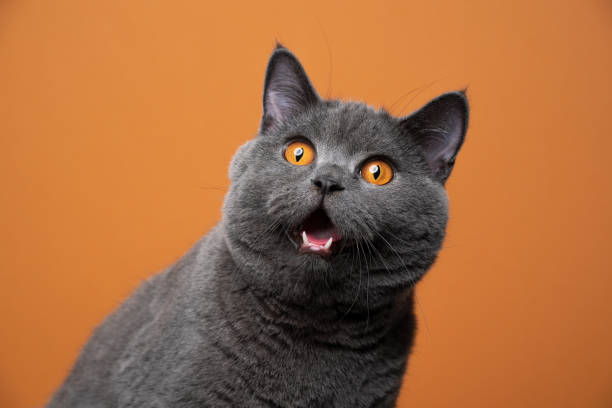
#> input picture Photos/Cat.jpg, 612 x 408 px
$ python DifferencesBetweenNormalizationAndStandardization.py
#> lines starting #> are read from the running program, lines starting #| are printed output that depends on the picture
import cv2
import numpy as np
import matplotlib.pyplot as plt

def normalize_image(image):
    # Normalization scales pixel values to the range [0, 1]
    normalized_image = image / 255.0
    return normalized_image

def standardize_image(image):
    standardized_image = (image - np.mean(image)) / np.std(image)
    return standardized_image

image_path = 'Photos/Cat.jpg'
original_image = cv2.imread(image_path, cv2.IMREAD_GRAYSCALE)
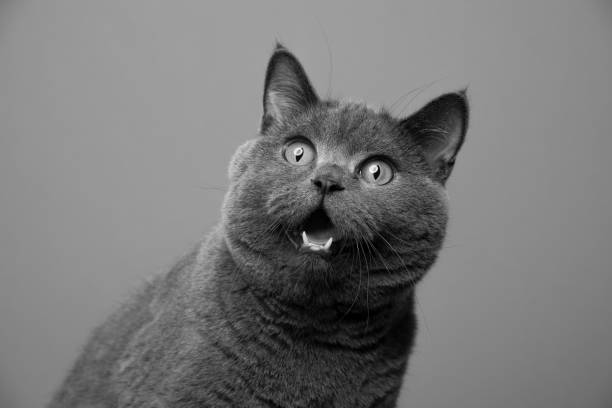
#> original_image: shape (408, 612); min 0, max 251, mean 120.1

normalized_image = normalize_image(original_image)
standardized_image = standardize_image(original_image)

plt.figure(figsize=(10, 5))

plt.subplot(1, 3, 1)
plt.imshow(original_image, cmap='gray')
plt.title('Original Image')

plt.subplot(1, 3, 2)
plt.imshow(normalized_image, cmap='gray')
plt.title('Normalized Image')

plt.subplot(1, 3, 3)
plt.imshow(standardized_image, cmap='gray')
plt.title('Standardized Image')

plt.show()
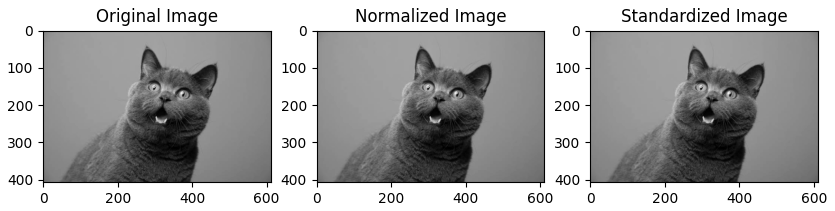
#> figure drawn by matplotlib, 3 panels
